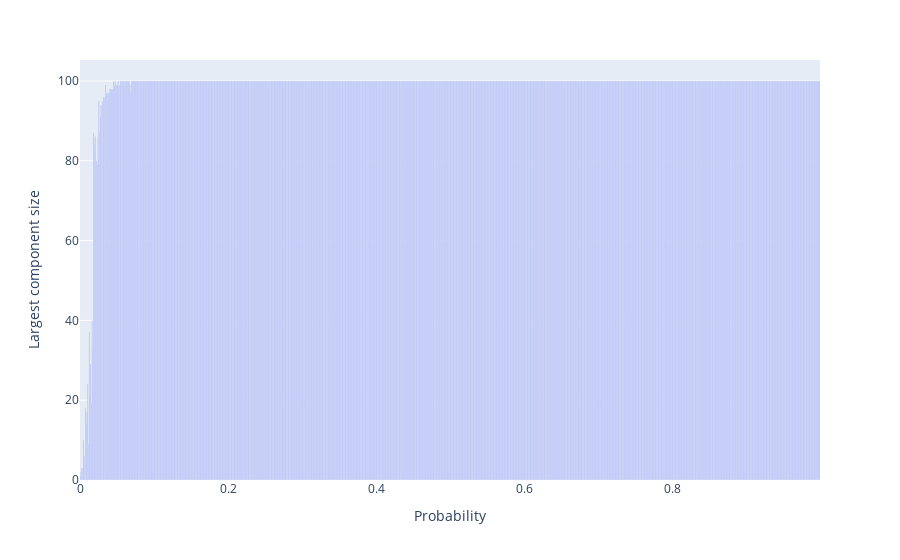
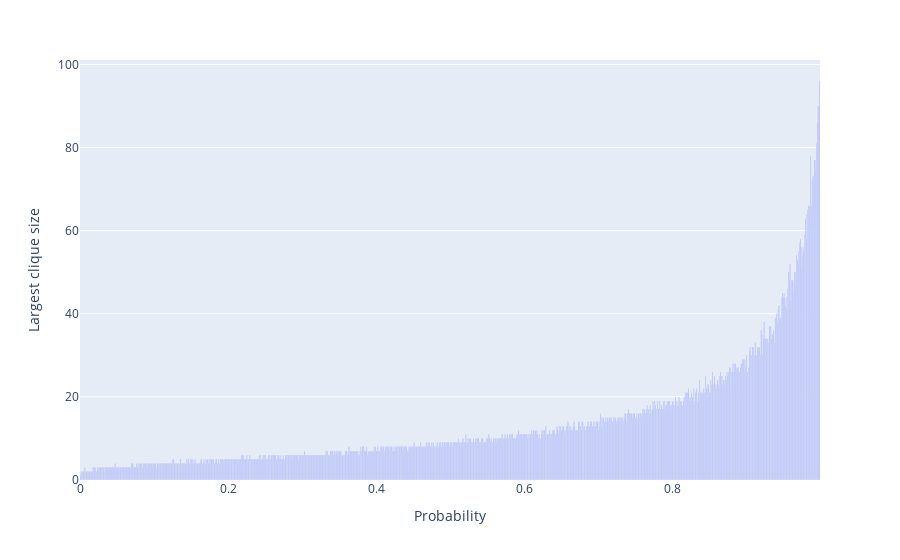

Notebook code for these charts, in order:
### Markdown cell above
On trace donc successivement 1000 graphes de 100 noeuds chacun en incrémentant la probabilité de lien entre les noeuds de 0,001 à chaque itération.

### Code cell
probabilities = []
largest_components = []
largest_cliques = []

for p in tqdm(np.arange(0, 1, 0.001)):
    G = nx.gnp_random_graph(100, p)
    probabilities.append(p)
    largest_components.append(getSizeLargestComponent(G))
    largest_cliques.append(getSizeLargestClique(G))

df = pd.DataFrame(zip(probabilities,largest_components,largest_cliques), columns=['Probability', 'Largest component size', 'Largest clique size'])
fig = px.bar(df, x='Probability', y='Largest component size')
fig.show()
fig = px.bar(df, x='Probability', y='Largest clique size')
fig.show()

### Figure 1 — Plotly figure (JSON) as saved in the notebook; plotly's stock layout.template omitted (floating-point values rounded to 4 significant figures; data arrays with more than 128 entries replaced by an {"elided": "..."} marker saying what was removed)
{"data": [{"alignmentgroup": "True", "hovertemplate": "Probability=%{x}<br>Largest component size=%{y}<extra></extra>", "legendgroup": "", "marker": {"color": "#636efa", "pattern": {"shape": ""}}, "name": "", "offsetgroup": "", "orientation": "v", "showlegend": false, "textposition": "auto", "type": "bar", "x": {"elided": "1000 float values"}, "xaxis": "x", "y": {"elided": "1000 int values"}, "yaxis": "y"}], "layout": {"barmode": "relative", "legend": {"tracegroupgap": 0}, "margin": {"t": 60}, "xaxis": {"anchor": "y", "domain": [0, 1], "title": {"text": "Probability"}}, "yaxis": {"anchor": "x", "domain": [0, 1], "title": {"text": "Largest component size"}}}}

### Figure 2 — Plotly figure (JSON) as saved in the notebook; plotly's stock layout.template omitted (floating-point values rounded to 4 significant figures; data arrays with more than 128 entries replaced by an {"elided": "..."} marker saying what was removed)
{"data": [{"alignmentgroup": "True", "hovertemplate": "Probability=%{x}<br>Largest clique size=%{y}<extra></extra>", "legendgroup": "", "marker": {"color": "#636efa", "pattern": {"shape": ""}}, "name": "", "offsetgroup": "", "orientation": "v", "showlegend": false, "textposition": "auto", "type": "bar", "x": {"elided": "1000 float values"}, "xaxis": "x", "y": {"elided": "1000 int values"}, "yaxis": "y"}], "layout": {"barmode": "relative", "legend": {"tracegroupgap": 0}, "margin": {"t": 60}, "xaxis": {"anchor": "y", "domain": [0, 1], "title": {"text": "Probability"}}, "yaxis": {"anchor": "x", "domain": [0, 1], "title": {"text": "Largest clique size"}}}}
